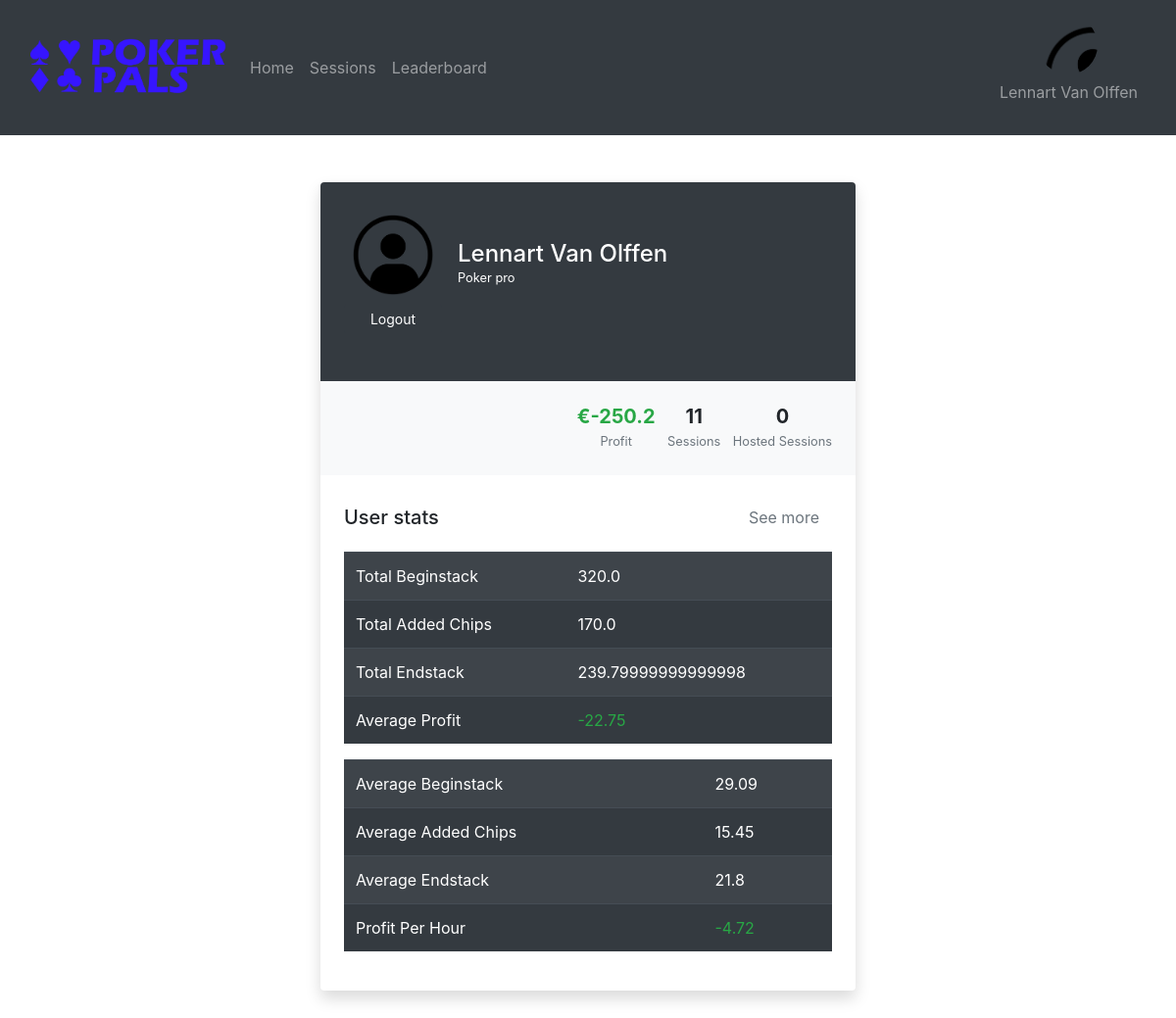
Page /account (signed in) on the earlier database version.
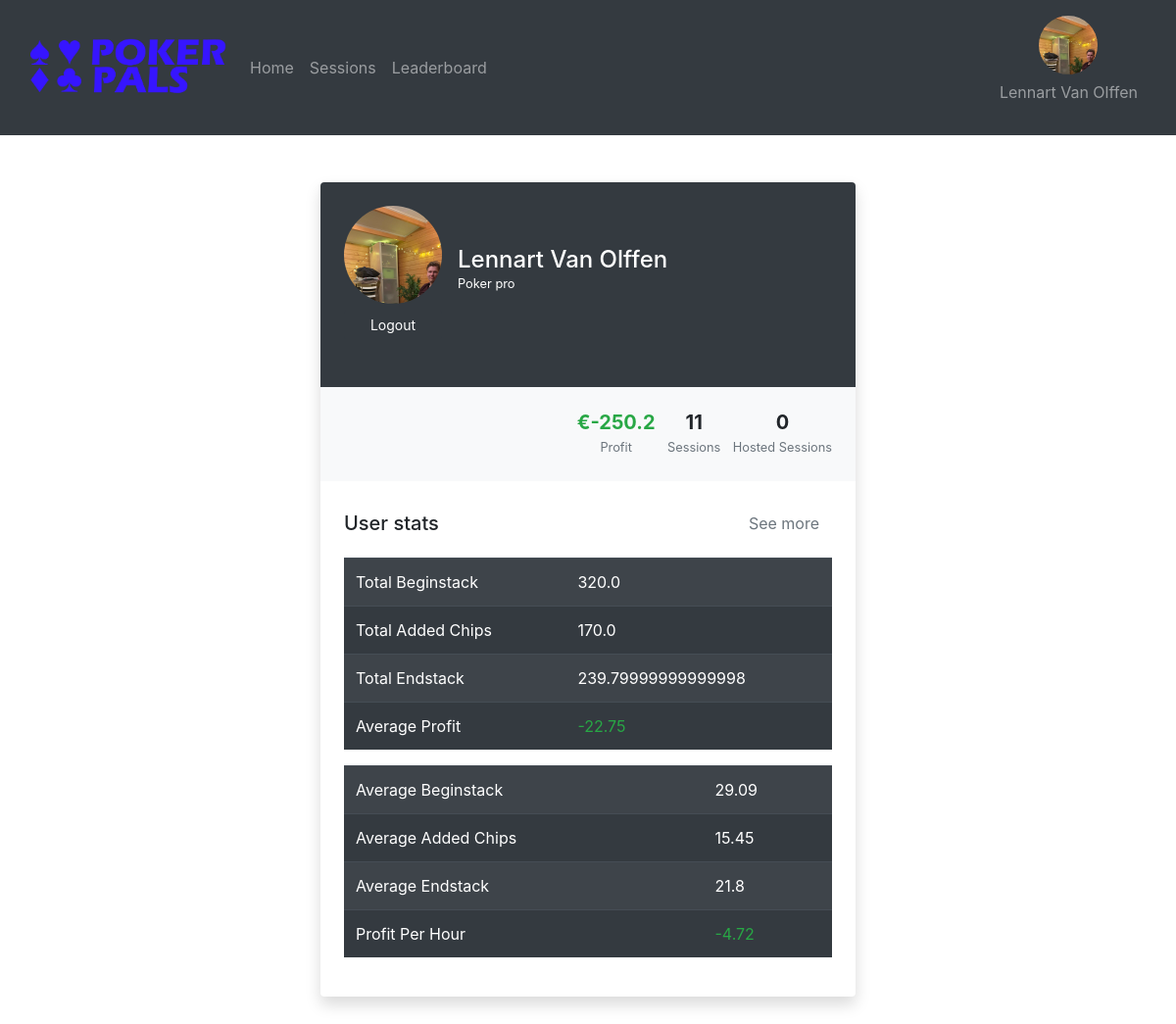
Same page on the later database version.
### website/models.py (models this page shows)
class User(db.Model, UserMixin):
    id = db.Column(db.Integer, primary_key=True)
    name = db.Column(db.String(150), unique=True)
    password = db.Column(db.String(150))
    imgURL = db.Column(db.String(10000))

### website/views.py (the view)
@views.route('/account')
@login_required
def account():
    return render_template("account.html", user = current_user, account = get_account_information(current_user.name))

### website/__init__.py (called while the page is built)
def create_app():
    app = Flask(__name__)
    app.config['SECRET_KEY'] = 'ksjdksajdk17HSSH2ssj88ss'
    app.config['SQLALCHEMY_DATABASE_URI'] = f'sqlite:///{DB_NAME}'
    db.init_app(app)
    from .views import views
    from .auth import auth
    from .admin import admin
    app.register_blueprint(views, url_prefix='/')
    app.register_blueprint(auth, url_prefix='/')
    app.register_blueprint(admin, url_prefix='/admin')
    from .models import User, Post
    create_database(app)
    login_manager = LoginManager()
    login_manager.login_view = 'auth.login'
    login_manager.init_app(app)
    @login_manager.user_loader
    def load_user(id):
        return User.query.get(int(id))
    return app

### website/templates/account.html (shortened to what this page needs)
{% extends "base.html" %} {% block title %}Account{% endblock %} {% block content %}
<div class="row py-5 px-4">
    <div class="col-xl-6 mx-auto">
        <div class="bg-white shadow rounded overflow-hidden">
            <div class="px-4 pt-0 pb-4 bg-dark">
                <div class="media align-items-end profile-header">
                    <div class="profile mr-3 py-4">
                        {%if account['imgURL'] != "/pictures/account.png"%}
                        <div class="circular--landscape-large">
                        <img src="{{url_for('static', filename= account['imgURL'])}}">
                        </div>
                        {%else%}
                        <img class="rounded-circle" src="{{url_for('static', filename= account['imgURL'])}}" width="100px"
                            height="100px">
                        {%endif%}
                            {%if user.name == account["name"]%}
                            <a href="/logout" class="btn btn-dark btn-sm btn-block">Logout</a>
                            {%endif%}
                        </div>
                    <div class="media-body mb-5 text-white">
                        <h4 class="mt-0 mb-0">{{account["name"]}}</h4>
                        <p class="small mb-4"> Poker pro </p>
                    </div>
                </div>
            </div>
            <div class="bg-light p-4 d-flex justify-content-end text-center">
                <ul class="list-inline mb-0">
                    <li class="list-inline-item">
                        <h5 class="font-weight-bold mb-0 d-block" id="fneg">€{{account["profit"]}}</h5><small id="profit" class="text-muted">Profit</small>
                    </li>
                    <li class="list-inline-item">
                        <h5 class="font-weight-bold mb-0 d-block">{{account["session_amount"]}}</h5><small class="text-muted">Sessions</small>
                    </li>
                    <li class="list-inline-item">
                        <h5 class="font-weight-bold mb-0 d-block">{{account["host_amount"]}}</h5><small class="text-muted">Hosted Sessions</small>
                    </li>
                </ul>
            </div>
            <div class="py-4 px-4">
                <div class="d-flex align-items-center justify-content-between mb-3">
                    <h5 class="mb-0">User stats</h5><a href="#" class="btn btn-link text-muted">See more</a>
                </div>
                <div class="row">
                    <div class="col">
                        <table class="table table-striped table-dark">
                            <tbody>
                                <tr>
                                    <td>Total Beginstack</td>
                                    <td>{{account["total_beginstack"]}}</td>
                                </tr>
                                <tr>
                                    <td>Total Added Chips</td>
                                    <td>{{account["total_added_chips"]}}</td>
                                </tr>
                                <tr>
                                    <td>Total Endstack</td>
                                    <td>{{account["total_endstack"]}}</td>
                                </tr>
                                <tr>
                                    <td>Average Profit</td>
                                    <td name="negative">{{account["average_profit"]}}</td>
                                </tr>
                            </tbody>
                        </table>
                    </div>
                    <div class="col">
                        <table class="table table-striped table-dark">
                            <tbody>
                                <tr>
                                    <td>Average Beginstack</td>
                                    <td>{{account["average_beginstack"]}}</td>
                                </tr>
                                <tr>
                                    <td>Average Added Chips</td>
                                    <td>{{account["average_added_chips"]}}</td>
                                </tr>
                                <tr>
                                    <td>Average Endstack</td>
                                    <td>{{account["average_endstack"]}}</td>
                                </tr>
                                <tr>
                                    <td>Profit Per Hour</td>
                                    <td name="negative">{{account["profit_hour"]}}</td>
                                </tr>
                            </tbody>
                        </table>
                    </div>
                </div>
            </div>
        </div>
    </div>
</div>
{% endblock %}

### website/templates/base.html (shortened to what this page needs)
<!DOCTYPE html>
<html>
<head>
  <link rel="stylesheet" href="https://stackpath.bootstrapcdn.com/bootstrap/4.4.1/css/bootstrap.min.css"
 />
  <link rel="stylesheet" href="https://stackpath.bootstrapcdn.com/font-awesome/4.7.0/css/font-awesome.min.css"
 />
</head>
<body>
  {% if user.is_authenticated %}
  <nav class="navbar navbar-expand-lg navbar-dark bg-dark sticky-top">
    <div class="container-fluid">
      <a class="navbar-brand">
        <img src="{{url_for('static', filename='pictures/logo.png')}}" width="200px">
      </a>
      <div class="collapse navbar-collapse" id="navbarText">
        <ul class="navbar-nav me-auto mb-2 mb-lg-0">
          <li class="nav-item">
            <a class="nav-link" href="/">Home</a>
          </li>
          <li class="nav-item">
            <a class="nav-link" href="/sessions">Sessions</a>
          </li>
          <li class="nav-item">
            <a class="nav-link" href="/leaderboard">Leaderboard</a>
          </li>
        </ul>
        <ul class="navbar-nav ml-auto mb-2 mb-lg-0">
          <li class="nav-item">
            <a class="nav-link text-center" href="/account">
              <div class="circular--landscape-big">
                <img src="{{url_for('static', filename= user.imgURL)}}">
              </div>
              <p>{{user.name}}</p>
              </a>
      </div>
    </div>
  </nav>
  {% endif %}
    <div class="container-fluid">
        {% block content%}
        {% endblock %}
    </div>
  </body>
</html>

### website/templates/base.html (style rules this page uses)
.circular--landscape-big { display: inline-block; position: relative; width: 60px; height: 60px; overflow: hidden; border-radius: 50%; }
.circular--landscape-big img { width: auto; height: 200%; margin-left: -5px; }
.circular--landscape-large { display: inline-block; position: relative; width: 100px; height: 100px; overflow: hidden; border-radius: 50%; }
.circular--landscape-large img { width: auto; height: 200%; margin-left: -5px; }

Differences in the rows shown:
changed User "Lennart Van Olffen": imgURL: a different picture; imgURL "/pictures/account.png" → "pictures/avatar5.jpg" (drawn); imgURL: picture added; imgURL: picture removed
